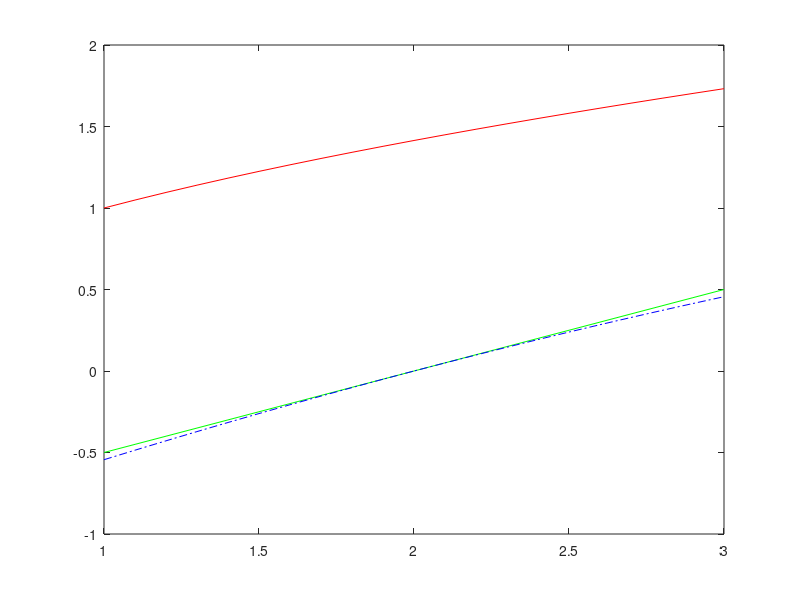

MATLAB code to generate this figure: (Note: this script raises an error after producing the figure.)
clear

x = [1.0:0.1:3.0];

fx = sqrt(x);
p1 = sqrt(2) * (sqrt(2)/4).*(x-2);
p2 = p1-(sqrt(2)/32)*(x-2).^2;

plot(x, fx, '-r', x, p1, '-g', x, p2, '-.b');

h = legend('fx', 'p1', 'p2', 4);
